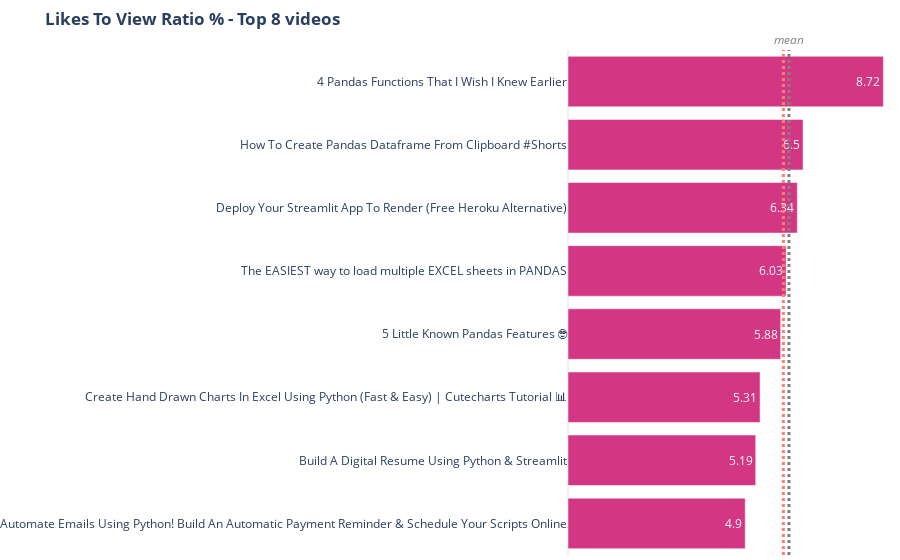

The cell this chart's notebook holds for it:
### Code cell
fig = plot_column(df=df, column="likes_to_view_ratio_pct", top_values=8)
fig.show()
# Optional: Export the chart to a standalone HTML file
fig.write_html("chart.html")

### Figure 1 — Plotly figure (JSON) as saved in the notebook; plotly's stock layout.template omitted (floating-point values rounded to 4 significant figures)
{"data": [{"alignmentgroup": "True", "hovertemplate": "likes_to_view_ratio_pct=%{text}<br>video_title=%{y}<extra></extra>", "legendgroup": "", "marker": {"color": "#d33682", "pattern": {"shape": ""}}, "name": "", "offsetgroup": "", "orientation": "h", "showlegend": false, "text": [4.9, 5.19, 5.31, 5.88, 6.03, 6.34, 6.5, 8.72], "textposition": "auto", "type": "bar", "x": [4.9, 5.19, 5.31, 5.88, 6.03, 6.34, 6.5, 8.72], "xaxis": "x", "y": ["Automate Emails Using Python! Build An Automatic Payment Reminder & Schedule Your Scripts Online", "Build A Digital Resume Using Python & Streamlit", "Create Hand Drawn Charts In Excel Using Python (Fast & Easy) | Cutecharts Tutorial 📊", "5 Little Known Pandas Features 🤓", "The EASIEST way to load multiple EXCEL sheets in PANDAS", "Deploy Your Streamlit App To Render (Free Heroku Alternative)", "How To Create Pandas Dataframe From Clipboard #Shorts", "4 Pandas Functions That I Wish I Knew Earlier"], "yaxis": "y"}], "layout": {"annotations": [{"font": {"color": "gray", "size": 12}, "showarrow": false, "text": "<i>mean</i>", "x": 6.109, "xanchor": "center", "xref": "x", "y": 1, "yanchor": "bottom", "yref": "y domain"}, {"font": {"color": "salmon", "size": 12}, "showarrow": false, "text": "<i>median</i>", "x": 5.955, "xanchor": "center", "xref": "x", "y": 0, "yanchor": "top", "yref": "y domain"}], "barmode": "relative", "legend": {"tracegroupgap": 0}, "margin": {"b": 5, "l": 0, "r": 0, "t": 50}, "plot_bgcolor": "rgba(0,0,0,0)", "shapes": [{"line": {"color": "gray", "dash": "dot", "width": 3}, "opacity": 1, "type": "line", "x0": 6.109, "x1": 6.109, "xref": "x", "y0": 0, "y1": 1, "yref": "y domain"}, {"line": {"color": "salmon", "dash": "dot", "width": 3}, "opacity": 1, "type": "line", "x0": 5.955, "x1": 5.955, "xref": "x", "y0": 0, "y1": 1, "yref": "y domain"}], "title": {"text": "<b>Likes To View Ratio % - Top 8 videos</b>"}, "xaxis": {"anchor": "y", "domain": [0, 1], "showgrid": false, "showticklabels": false, "title": {}}, "yaxis": {"anchor": "x", "domain": [0, 1], "showgrid": false, "title": {}}}}
